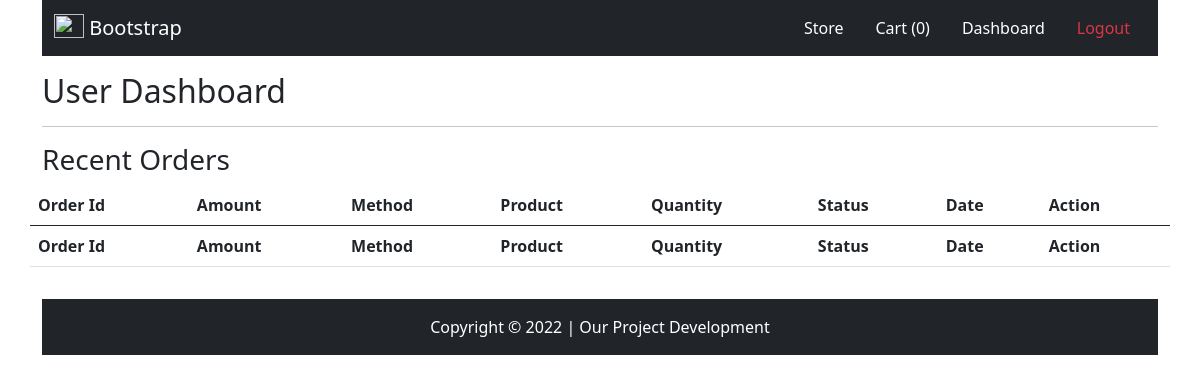
The app's page /orders.php (signed in), older data.
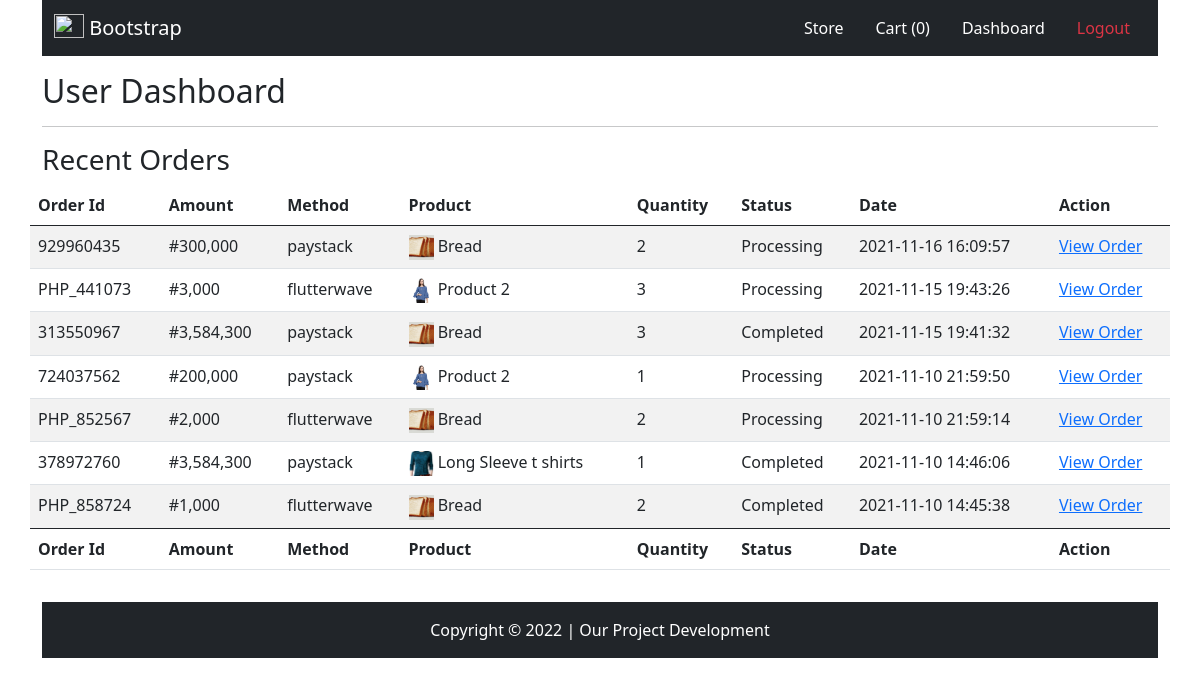
The same page, newer data.
### tables this page shows
CREATE TABLE IF NOT EXISTS `orders` (
  `id` int(11) NOT NULL AUTO_INCREMENT,
  `order_id` varchar(1000) DEFAULT NULL,
  `amount` varchar(1000) DEFAULT NULL,
  `user_id` int(255) DEFAULT NULL,
  `product_id` int(255) DEFAULT NULL,
  `quantity` int(255) DEFAULT NULL,
  `status` varchar(1000) DEFAULT NULL,
  `payment_status` varchar(1000) DEFAULT NULL,
  `payment_method` varchar(1000) DEFAULT NULL,
  `timestamp` timestamp NOT NULL DEFAULT CURRENT_TIMESTAMP,
  PRIMARY KEY (`id`)
);

CREATE TABLE IF NOT EXISTS `products` (
  `id` int(11) NOT NULL AUTO_INCREMENT,
  `title` varchar(1000) DEFAULT NULL,
  `image` varchar(1000) DEFAULT NULL,
  `status` int(255) DEFAULT '0',
  `category_id` varchar(1000) DEFAULT NULL,
  `content` text,
  `price` varchar(1000) DEFAULT NULL,
  `timestamp` timestamp NOT NULL DEFAULT CURRENT_TIMESTAMP,
  PRIMARY KEY (`id`)
);

### orders.php (the view, shortened to what this page needs)
<?php
require "inc/header.php";
?>
<link rel="stylesheet" href="https://cdn.datatables.net/1.11.3/css/dataTables.bootstrap5.min.css">
<div class="container">
    <?php
require './pages/header-home.php';
include "inc/process.php";
?>
    <div class="py-3">
        <h2>User Dashboard</h2>
        <hr>
        <div class="row">
            <h3>Recent Orders</h3>
            <table id="myorders" class="table table-striped" style="width:100%">
                <thead>
                    <tr>
                        <th>Order Id</th>
                        <th>Amount</th>
                        <th>Method</th>
                        <th>Product</th>
                        <th>Quantity</th>
                        <th>Status</th>
                        <th>Date</th>
                        <th>Action</th>
                    </tr>
                </thead>
                <tbody>
                    <?php
                        $sql = "SELECT * FROM orders group BY order_id ORDER By id DESC";
                        $query = mysqli_query($connection, $sql);
                        while ($result = mysqli_fetch_assoc($query)) {
                            ?>
                    <tr>
                        <td><?php echo $result["order_id"] ?></td>
                        <td>#<?php echo number_format($result["amount"]) ?></td>
                        <td>
                            <?php echo $result["payment_method"] ?>
                        </td>
                        <td>
                            <?php
                            $pid = $result["product_id"];
                            $sql2 = "SELECT * FROM products WHERE id = $pid";
                            $query2 = mysqli_query($connection, $sql2);
                            $result2 = mysqli_fetch_assoc($query2);
                        ?>
                            <img src="<?php echo $result2["image"]; ?>"
                                style="height: 25px;width: 25px;object-fit: cover;object-position: center;" alt="">
                            <?php echo $result2["title"]; ?>
                        </td>
                        <td><?php echo $result["quantity"] ?></td>
                        <td><?php echo $result["status"] ?></td>
                        <td><?php echo $result["timestamp"] ?></td>
                        <td>
                            <a href="vieworder.php?order_id=<?php echo $result["order_id"] ?>">View Order</a>
                        </td>
                    </tr>
                    <?php
                        }
                    ?>
                </tbody>
                <tfoot>
                    <tr>
                        <th>Order Id</th>
                        <th>Amount</th>
                        <th>Method</th>
                        <th>Product</th>
                        <th>Quantity</th>
                        <th>Status</th>
                        <th>Date</th>
                        <th>Action</th>
                    </tr>
                </tfoot>
            </table>
        </div>
    </div>
    <?php
require './pages/footer-home.php';
?>
</div>
<?php
require "inc/footer.php";
?>

Row changes from the older to the newer data that the page shows:
added orders: order "929960435", amount "300,000", payment_method "paystack", product.image (picture), product.title "Bread", quantity "2", status "Processing", timestamp "2021-11-16 16:09:57"
added orders: order "PHP_441073", amount "3,000", payment_method "flutterwave", product.image (picture), product.title "Product 2", quantity "3", status "Processing", timestamp "2021-11-15 19:43:26"
added orders: order "313550967", amount "3,584,300", payment_method "paystack", product.image (picture), product.title "Bread", quantity "3", status "Completed", timestamp "2021-11-15 19:41:32"
added orders: order "724037562", amount "200,000", payment_method "paystack", product.image (picture), product.title "Product 2", quantity "1", status "Processing", timestamp "2021-11-10 21:59:50"
added orders: order "PHP_852567", amount "2,000", payment_method "flutterwave", product.image (picture), product.title "Bread", quantity "2", status "Processing", timestamp "2021-11-10 21:59:14"
added orders: order "378972760", amount "3,584,300", payment_method "paystack", product.image (picture), product.title "Long Sleeve t shirts", quantity "1", status "Completed", timestamp "2021-11-10 14:46:06"
added orders: order "PHP_858724", amount "1,000", payment_method "flutterwave", product.image (picture), product.title "Bread", quantity "2", status "Completed", timestamp "2021-11-10 14:45:38"
